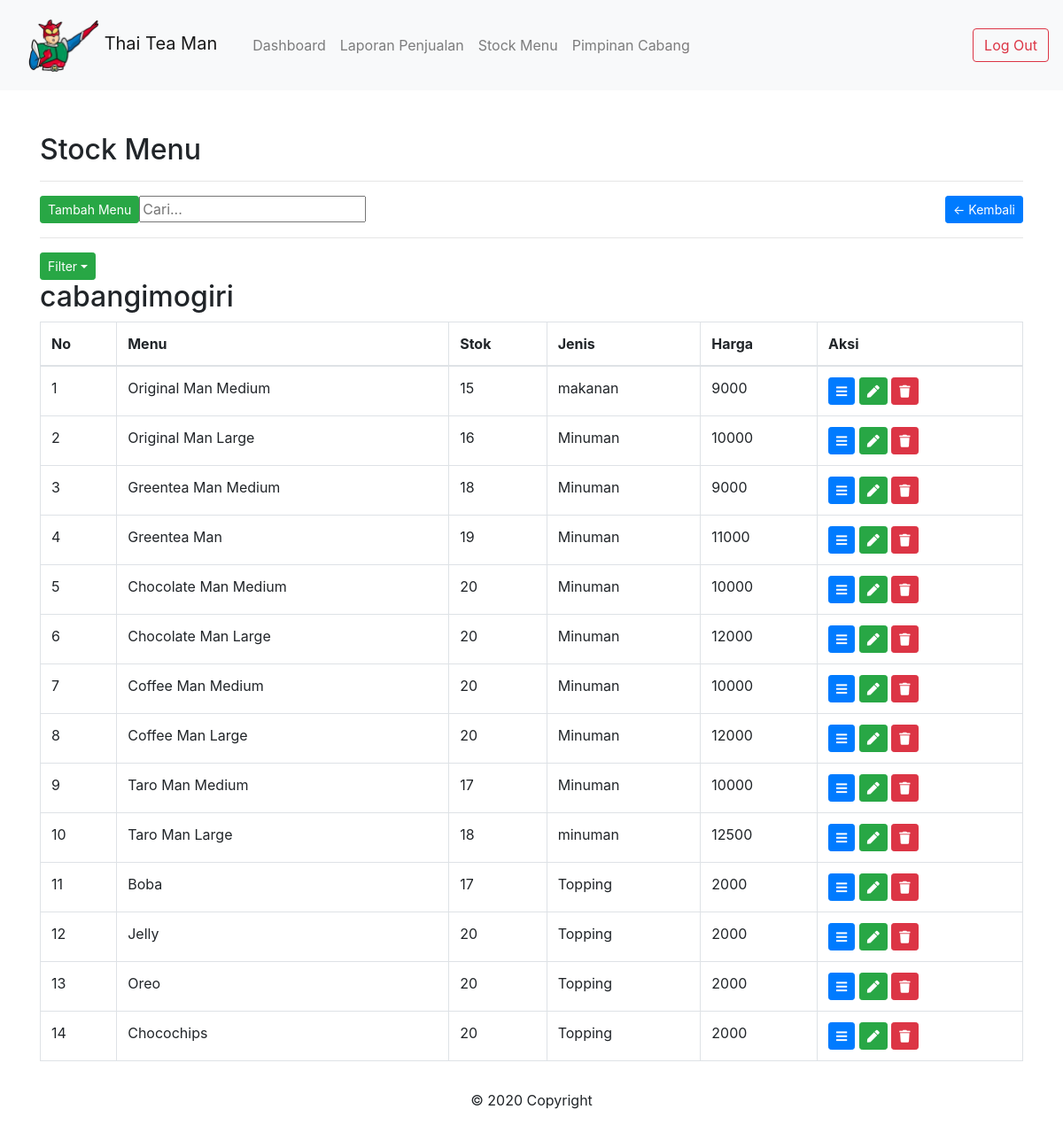
Screenshot of /admin/data-barang.php?id_kasir=7 (signed in) with the database file from the repository.
### tables this page shows
CREATE TABLE `tb_users` (
  `id` int(11) NOT NULL,
  `nama` varchar(255) NOT NULL,
  `password` varchar(255) NOT NULL,
  `jabatan` enum('admin','kasir') NOT NULL
);

CREATE TABLE `tb_stock` (
  `id_user` int(11) NOT NULL,
  `id_barang` int(11) NOT NULL,
  `stock` bigint(20) NOT NULL DEFAULT '0'
);

CREATE TABLE `tb_barang` (
  `id` int(11) NOT NULL,
  `nama_barang` varchar(255) NOT NULL,
  `jenis_barang` varchar(255) NOT NULL,
  `harga` int(100) NOT NULL
);

### admin/includes/barang.php (the view, shortened to what this page needs)
<div class="container mt-5">
	<h2>Stock  Menu</h2>
	<hr>
	<input type="text" id="myInput" onkeyup="myFunction()" placeholder="Cari..." title="Type in a name">
	<a href="index.php" class="btn btn-primary btn-sm float-right">&larr; Kembali</a>
	<a href="?h=tambah" class="btn btn-success btn-sm float-left">Tambah Menu</a>
	<div class="clearfix"></div>
	<hr>
	<div class="dropdown">
    	<button type="button" class="btn btn-success dropdown-toggle btn-sm" data-toggle="dropdown">Filter</button>
  	</div>
	<h2><?= $nama_kasir ?></h2>
	<table class="table table-bordered" id="myTable">
	<thead class="thead-light" class="align-middle">
		<thead>
			<tr>
				<th>No</th>
				<th>Menu</th>
				<th>Stok</th>
				<th>Jenis</th>
				<th>Harga</th>
				<th>Aksi</th>
			</tr>
		</thead>
		<tbody>
			<?php foreach ($data_barang as $barang): ?>
			<tr>
				<td><?= $no++ ?></td>
				<td><?= $barang['nama_barang'] ?></td>
				<td><?= $barang['stock'] ?></td>
				<td><?= $barang['jenis_barang'] ?></td>
				<td><?= $barang['harga'] ?></td>
				<td>
					<div class="d-inline">
						<a href="?h=detail&id=<?= $barang['id'] ?>" class="btn btn-primary btn-sm"><i class="fas fa-bars"></i></a>
						<a href="?h=edit-barang&id=<?= $barang['id'] ?>" class="btn btn-success btn-sm"><i class="fas fa-pen"></i></a>
						<a href="?h=hapus&id=<?= $barang['id'] ?>" onclick="return confirm('Yakin Hapus <?= $barang['nama_barang'] ?>?')" class="btn btn-danger btn-sm"><i class="fas fa-trash"></i></a>
					</div>
				</td>
			</tr>
			<?php endforeach ?>
		</tbody>
	</table>
</div>

### rows the page displays
tb_users: nama "cabangimogiri"
tb_stock: id_barang.nama_barang "Original Man Medium", stock "15", id_barang.jenis_barang "makanan", id_barang.harga "9000"
tb_stock: id_barang.nama_barang "Original Man Large", stock "16", id_barang.jenis_barang "Minuman", id_barang.harga "10000"
tb_stock: id_barang.nama_barang "Greentea Man Medium", stock "18", id_barang.jenis_barang "Minuman", id_barang.harga "9000"
tb_stock: id_barang.nama_barang "Greentea Man", stock "19", id_barang.jenis_barang "Minuman", id_barang.harga "11000"
tb_stock: id_barang.nama_barang "Chocolate Man Medium", stock "20", id_barang.jenis_barang "Minuman", id_barang.harga "10000"
tb_stock: id_barang.nama_barang "Chocolate Man Large", stock "20", id_barang.jenis_barang "Minuman", id_barang.harga "12000"
tb_stock: id_barang.nama_barang "Coffee Man Medium", stock "20", id_barang.jenis_barang "Minuman", id_barang.harga "10000"
tb_stock: id_barang.nama_barang "Coffee Man Large", stock "20", id_barang.jenis_barang "Minuman", id_barang.harga "12000"
tb_stock: id_barang.nama_barang "Taro Man Medium", stock "17", id_barang.jenis_barang "Minuman", id_barang.harga "10000"
tb_stock: id_barang.nama_barang "Taro Man Large", stock "18", id_barang.jenis_barang "minuman", id_barang.harga "12500"
tb_stock: id_barang.nama_barang "Boba", stock "17", id_barang.jenis_barang "Topping", id_barang.harga "2000"
tb_stock: id_barang.nama_barang "Jelly", stock "20", id_barang.jenis_barang "Topping", id_barang.harga "2000"
tb_stock: id_barang.nama_barang "Oreo", stock "20", id_barang.jenis_barang "Topping", id_barang.harga "2000"
tb_stock: id_barang.nama_barang "Chocochips", stock "20", id_barang.jenis_barang "Topping", id_barang.harga "2000"
